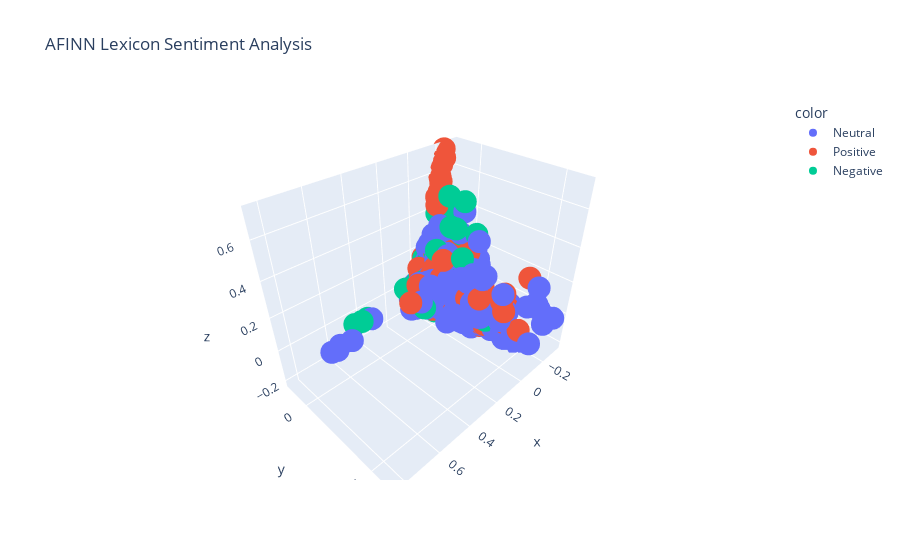

The notebook cell this image was saved under:
### Code cell
import plotly.express as px

fig_afinn_scatter = px.scatter_3d(x=pca2[:,0], y=pca2[:,1], z=pca2[:,2], color=textblob_data['AFINN Sentiment'].values, title='AFINN Lexicon Sentiment Analysis')
fig_afinn_scatter.show()

### Figure 1 — Plotly figure (JSON) as saved in the notebook; plotly's stock layout.template omitted (floating-point values rounded to 4 significant figures; data arrays with more than 128 entries replaced by an {"elided": "..."} marker saying what was removed)
{"data": [{"hovertemplate": "color=Neutral<br>x=%{x}<br>y=%{y}<br>z=%{z}<extra></extra>", "legendgroup": "Neutral", "marker": {"color": "#636efa", "symbol": "circle"}, "mode": "markers", "name": "Neutral", "scene": "scene", "showlegend": true, "type": "scatter3d", "x": {"elided": "1592 float values"}, "y": {"elided": "1592 float values"}, "z": {"elided": "1592 float values"}}, {"hovertemplate": "color=Positive<br>x=%{x}<br>y=%{y}<br>z=%{z}<extra></extra>", "legendgroup": "Positive", "marker": {"color": "#EF553B", "symbol": "circle"}, "mode": "markers", "name": "Positive", "scene": "scene", "showlegend": true, "type": "scatter3d", "x": {"elided": "1155 float values"}, "y": {"elided": "1155 float values"}, "z": {"elided": "1155 float values"}}, {"hovertemplate": "color=Negative<br>x=%{x}<br>y=%{y}<br>z=%{z}<extra></extra>", "legendgroup": "Negative", "marker": {"color": "#00cc96", "symbol": "circle"}, "mode": "markers", "name": "Negative", "scene": "scene", "showlegend": true, "type": "scatter3d", "x": {"elided": "555 float values"}, "y": {"elided": "555 float values"}, "z": {"elided": "555 float values"}}], "layout": {"legend": {"title": {"text": "color"}, "tracegroupgap": 0}, "scene": {"domain": {"x": [0, 1], "y": [0, 1]}, "xaxis": {"title": {"text": "x"}}, "yaxis": {"title": {"text": "y"}}, "zaxis": {"title": {"text": "z"}}}, "title": {"text": "AFINN Lexicon Sentiment Analysis"}}}
